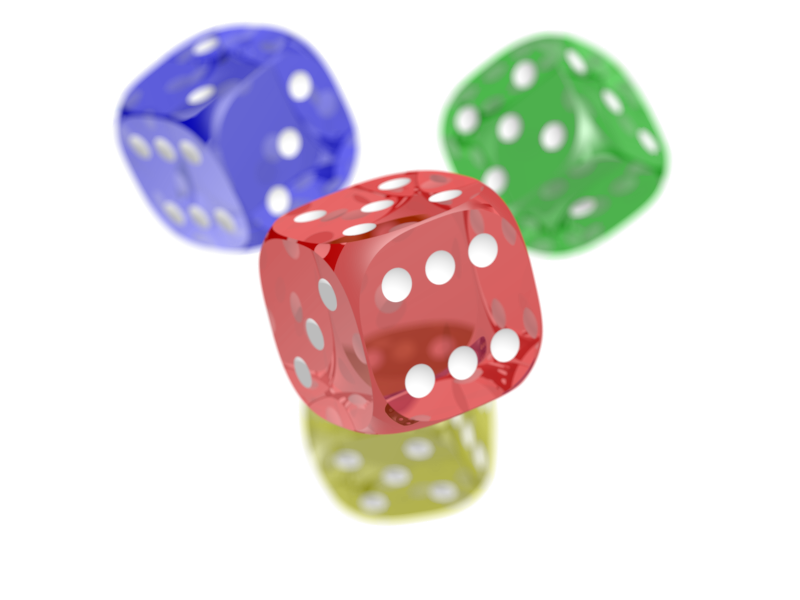
#> input picture sample.png, 800 x 600 px
$ python -i main.py   (imports and definitions only)
#> lines starting #> are read from the running program, lines starting #| are printed output that depends on the picture
from PIL import Image
import base64
import hashlib
import os
import PySimpleGUI as sg
# from Crypto.Cipher import AES
# from Crypto.Random import get_random_bytes

# pip install pillow
# pycryptodome required to use AES.


def encrypt(image, key):
    myimg = image

    for x in range(myimg.width):
        for y in range(myimg.height):
            coord = (x, y)
            pixel = myimg.getpixel(coord) #menghasilkan tuple berisi (r,g,b,a)

            # Melakukan Prime Component Alteration Technique.
            # Melakukan looping terhadap isi tuple.
            # Jika c genap maka c+1, jika ganjil tidak dilakukan operasi apapun.

            da = tuple((p ^ key) for p in pixel)
            myimg.putpixel(coord, da)

    return myimg


def decrypt(image, key):
    myimg = image

    for x in range(myimg.width):
        for y in range(myimg.height):
            coord = (x, y)
            pixel = myimg.getpixel(coord) #menghasilkan tuple berisi (r,g,b,a)

            da = tuple((p ^ key) for p in pixel)
            myimg.putpixel(coord, da)

            #myimg.putpixel(coord, tuple(int(c**3 % 256) for c in pixel))

    return myimg

def main():

    os.rename(r'sf',r'sample.png')
    im = Image.open("sample.png")
#> im is the input picture: PIL image 800x600 RGBA; mean R, G, B, A 46, 40, 38.3, 67.9

    passkey = "098f6bcd4621d373cade4e832627b4f6" #password = test
    xorkey = 150

    lim = encrypt(im, xorkey)
#> after the loop in encrypt, `for x in range(myimg.width):`:
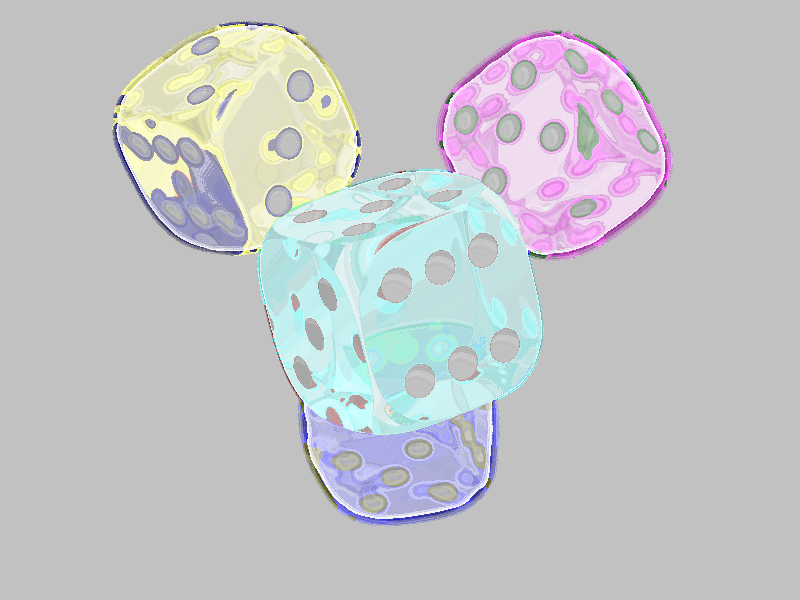
#> myimg: PIL image 800x600 RGBA; mean R, G, B, A 137.7, 141.3, 148.6, 132.1; transparent parts drawn white
    lim = encrypt(im, xorkey)
    lim.save("dice.png")

#> (the run stopped early here; a loop or call above may not have finished)
